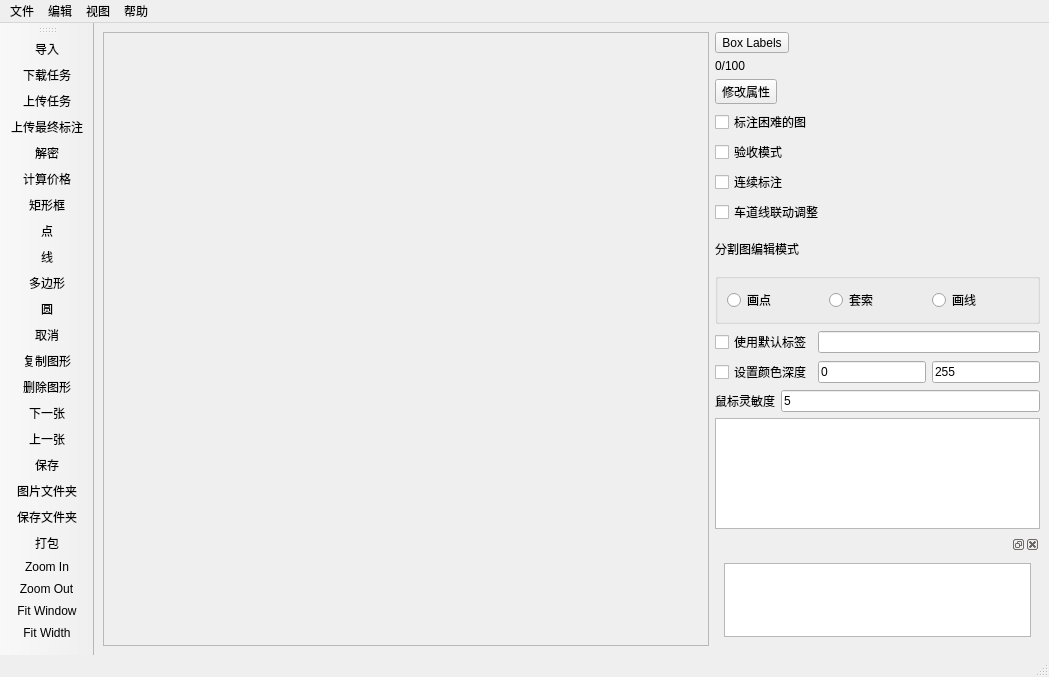
<?xml version="1.0" encoding="UTF-8"?>
<ui version="4.0">
 <class>MainWindow</class>
 <widget class="QMainWindow" name="MainWindow">
  <property name="geometry">
   <rect>
    <x>0</x>
    <y>0</y>
    <width>1049</width>
    <height>677</height>
   </rect>
  </property>
  <property name="windowTitle">
   <string>MainWindow</string>
  </property>
  <widget class="QWidget" name="centralwidget">
   <layout class="QHBoxLayout" name="horizontalLayout_4" stretch="5,0">
    <item>
     <widget class="QScrollArea" name="scrollArea">
      <property name="widgetResizable">
       <bool>true</bool>
      </property>
      <widget class="QWidget" name="scrollAreaWidgetContents">
       <property name="geometry">
        <rect>
         <x>0</x>
         <y>0</y>
         <width>549</width>
         <height>612</height>
        </rect>
       </property>
      </widget>
     </widget>
    </item>
    <item>
     <layout class="QVBoxLayout" name="verticalLayout_2" stretch="0,0,0,0,0">
      <item>
       <widget class="QToolButton" name="toolButton_2">
        <property name="text">
         <string>Box Labels</string>
        </property>
       </widget>
      </item>
      <item>
       <widget class="QLabel" name="label_4">
        <property name="text">
         <string>0/100</string>
        </property>
       </widget>
      </item>
      <item>
       <widget class="QToolButton" name="toolButton">
        <property name="text">
         <string>修改属性</string>
        </property>
       </widget>
      </item>
      <item>
       <layout class="QVBoxLayout" name="verticalLayout_3">
        <item>
         <widget class="QCheckBox" name="checkBox">
          <property name="text">
           <string>标注困难的图</string>
          </property>
         </widget>
        </item>
        <item>
         <widget class="QCheckBox" name="checkBox_2">
          <property name="text">
           <string>验收模式</string>
          </property>
         </widget>
        </item>
        <item>
         <widget class="QCheckBox" name="checkBox_4">
          <property name="text">
           <string>连续标注</string>
          </property>
         </widget>
        </item>
        <item>
         <widget class="QCheckBox" name="checkBox_3">
          <property name="text">
           <string>车道线联动调整</string>
          </property>
         </widget>
        </item>
       </layout>
      </item>
      <item>
       <layout class="QVBoxLayout" name="verticalLayout" stretch="1,1,1,1,1,3,3">
        <item>
         <widget class="QLabel" name="label">
          <property name="text">
           <string>分割图编辑模式</string>
          </property>
         </widget>
        </item>
        <item>
         <widget class="QGroupBox" name="groupBox">
          <property name="title">
           <string/>
          </property>
          <layout class="QHBoxLayout" name="horizontalLayout">
           <item>
            <widget class="QRadioButton" name="radioButton">
             <property name="text">
              <string>画点</string>
             </property>
            </widget>
           </item>
           <item>
            <widget class="QRadioButton" name="radioButton_2">
             <property name="text">
              <string>套索</string>
             </property>
            </widget>
           </item>
           <item>
            <widget class="QRadioButton" name="radioButton_3">
             <property name="text">
              <string>画线</string>
             </property>
            </widget>
           </item>
          </layout>
         </widget>
        </item>
        <item>
         <layout class="QHBoxLayout" name="horizontalLayout_3">
          <item>
           <widget class="QCheckBox" name="checkBox_5">
            <property name="text">
             <string>使用默认标签</string>
            </property>
           </widget>
          </item>
          <item>
           <widget class="QLineEdit" name="lineEdit"/>
          </item>
         </layout>
        </item>
        <item>
         <layout class="QGridLayout" name="gridLayout">
          <item row="0" column="2">
           <widget class="QLineEdit" name="lineEdit_3">
            <property name="text">
             <string>255</string>
            </property>
           </widget>
          </item>
          <item row="0" column="0">
           <widget class="QCheckBox" name="checkBox_6">
            <property name="text">
             <string>设置颜色深度</string>
            </property>
           </widget>
          </item>
          <item row="0" column="1">
           <widget class="QLineEdit" name="lineEdit_2">
            <property name="text">
             <string>0</string>
            </property>
           </widget>
          </item>
         </layout>
        </item>
        <item>
         <layout class="QHBoxLayout" name="horizontalLayout_2">
          <item>
           <widget class="QLabel" name="label_3">
            <property name="text">
             <string>鼠标灵敏度</string>
            </property>
           </widget>
          </item>
          <item>
           <widget class="QLineEdit" name="lineEdit_4">
            <property name="text">
             <string>5</string>
            </property>
           </widget>
          </item>
         </layout>
        </item>
        <item>
         <widget class="QListWidget" name="listWidget"/>
        </item>
        <item>
         <widget class="QDockWidget" name="dockWidget_10">
          <widget class="QWidget" name="dockWidgetContents_13">
           <layout class="QVBoxLayout" name="verticalLayout_4">
            <item>
             <widget class="QListWidget" name="listWidget_2"/>
            </item>
           </layout>
          </widget>
         </widget>
        </item>
       </layout>
      </item>
     </layout>
    </item>
   </layout>
  </widget>
  <widget class="QMenuBar" name="menuBar">
   <property name="geometry">
    <rect>
     <x>0</x>
     <y>0</y>
     <width>1049</width>
     <height>23</height>
    </rect>
   </property>
   <widget class="QMenu" name="menu">
    <property name="title">
     <string>文件</string>
    </property>
    <addaction name="action"/>
    <addaction name="action_2"/>
    <addaction name="action_3"/>
    <addaction name="action_4"/>
    <addaction name="action_5"/>
    <addaction name="action_6"/>
    <addaction name="action_7"/>
    <addaction name="action_8"/>
    <addaction name="action_9"/>
    <addaction name="action_10"/>
    <addaction name="action_Ctrl_Q"/>
    <addaction name="action_Ctrl_X"/>
   </widget>
   <widget class="QMenu" name="menu_2">
    <property name="title">
     <string>编辑</string>
    </property>
    <addaction name="action_11"/>
    <addaction name="action_12"/>
    <addaction name="action_13"/>
    <addaction name="action_14"/>
    <addaction name="action_15"/>
    <addaction name="action_16"/>
    <addaction name="action_17"/>
    <addaction name="action_18"/>
    <addaction name="action_19"/>
    <addaction name="action_20"/>
    <addaction name="actionBoxLineColor"/>
   </widget>
   <widget class="QMenu" name="menu_3">
    <property name="title">
     <string>视图</string>
    </property>
    <addaction name="actionAuto_Saving"/>
    <addaction name="actionSingle_Class_Mode_Ctrl_ShIft_S"/>
    <addaction name="actionShow_Hide_Label_Panel_Ctrl_Shift_S"/>
    <addaction name="actionAdvanced_Mode"/>
    <addaction name="actionHide_RectBox"/>
    <addaction name="actionShow_RectBox"/>
    <addaction name="actionZoom_in"/>
    <addaction name="actionZoom_out"/>
    <addaction name="actionOriginal_size"/>
    <addaction name="actionFit_Window_2"/>
    <addaction name="actionFit_Width_2"/>
   </widget>
   <widget class="QMenu" name="menu_4">
    <property name="title">
     <string>帮助</string>
    </property>
    <addaction name="action_21"/>
    <addaction name="action_22"/>
   </widget>
   <addaction name="menu"/>
   <addaction name="menu_2"/>
   <addaction name="menu_3"/>
   <addaction name="menu_4"/>
  </widget>
  <widget class="QToolBar" name="toolBar">
   <property name="windowTitle">
    <string>toolBar</string>
   </property>
   <property name="iconSize">
    <size>
     <width>24</width>
     <height>24</height>
    </size>
   </property>
   <attribute name="toolBarArea">
    <enum>LeftToolBarArea</enum>
   </attribute>
   <attribute name="toolBarBreak">
    <bool>false</bool>
   </attribute>
   <addaction name="action_24"/>
   <addaction name="action_25"/>
   <addaction name="action_26"/>
   <addaction name="action_27"/>
   <addaction name="action_28"/>
   <addaction name="action_29"/>
   <addaction name="action_30"/>
   <addaction name="action_31"/>
   <addaction name="action_32"/>
   <addaction name="action_33"/>
   <addaction name="action_34"/>
   <addaction name="action_35"/>
   <addaction name="action_36"/>
   <addaction name="action_37"/>
   <addaction name="action_38"/>
   <addaction name="action_39"/>
   <addaction name="action_40"/>
   <addaction name="action_41"/>
   <addaction name="action_42"/>
   <addaction name="action_43"/>
   <addaction name="actionZoom_In"/>
   <addaction name="actionZoom_Out"/>
   <addaction name="actionFit_Window"/>
   <addaction name="actionFit_Width"/>
  </widget>
  <widget class="QStatusBar" name="statusBar"/>
  <action name="action">
   <property name="text">
    <string>导入</string>
   </property>
  </action>
  <action name="action_2">
   <property name="text">
    <string>图片文件夹</string>
   </property>
  </action>
  <action name="action_3">
   <property name="text">
    <string>保存文件夹</string>
   </property>
  </action>
  <action name="action_4">
   <property name="text">
    <string>最近访问</string>
   </property>
  </action>
  <action name="action_5">
   <property name="text">
    <string>保存                        Ctrl+S</string>
   </property>
  </action>
  <action name="action_6">
   <property name="text">
    <string>另存为                     Ctrl+Shift+S</string>
   </property>
  </action>
  <action name="action_7">
   <property name="text">
    <string>下一张                     Right</string>
   </property>
  </action>
  <action name="action_8">
   <property name="text">
    <string>上一张                     Left</string>
   </property>
  </action>
  <action name="action_9">
   <property name="text">
    <string>关闭文件</string>
   </property>
  </action>
  <action name="action_10">
   <property name="text">
    <string>重置</string>
   </property>
  </action>
  <action name="action_Ctrl_Q">
   <property name="text">
    <string>修改多边形               Ctrl+Q</string>
   </property>
  </action>
  <action name="action_Ctrl_X">
   <property name="text">
    <string>删除多边形               Ctrl+X</string>
   </property>
  </action>
  <action name="action_11">
   <property name="text">
    <string>矩形框</string>
   </property>
  </action>
  <action name="action_12">
   <property name="text">
    <string>线                          L</string>
   </property>
  </action>
  <action name="action_13">
   <property name="text">
    <string>多边形                    Ctrl+A</string>
   </property>
  </action>
  <action name="action_14">
   <property name="text">
    <string>圆                          Ctrl+W</string>
   </property>
  </action>
  <action name="action_15">
   <property name="text">
    <string>添加交通标志           Up</string>
   </property>
  </action>
  <action name="action_16">
   <property name="text">
    <string>删除交通标志           Down</string>
   </property>
  </action>
  <action name="action_17">
   <property name="text">
    <string>取消                       Ctrl+Z</string>
   </property>
  </action>
  <action name="action_18">
   <property name="text">
    <string>修改属性                 Ctrl+E</string>
   </property>
  </action>
  <action name="action_19">
   <property name="text">
    <string>复制图形                 Ctrl+C</string>
   </property>
  </action>
  <action name="action_20">
   <property name="text">
    <string>删除图形                 Del</string>
   </property>
  </action>
  <action name="actionBoxLineColor">
   <property name="text">
    <string>BoxLineColor         Ctrl+L</string>
   </property>
  </action>
  <action name="action_21">
   <property name="text">
    <string>软件信息</string>
   </property>
  </action>
  <action name="action_22">
   <property name="text">
    <string>检查更新</string>
   </property>
  </action>
  <action name="actionAuto_Saving">
   <property name="text">
    <string>Auto Saving</string>
   </property>
  </action>
  <action name="actionSingle_Class_Mode_Ctrl_ShIft_S">
   <property name="text">
    <string>Single Class Mode              Ctrl+ShIft+S</string>
   </property>
  </action>
  <action name="actionShow_Hide_Label_Panel_Ctrl_Shift_S">
   <property name="text">
    <string>Show/Hide  Label Panel       Ctrl+Shift+S</string>
   </property>
  </action>
  <action name="actionAdvanced_Mode">
   <property name="text">
    <string>Advanced Mode                 Ctrl+Shift+A</string>
   </property>
  </action>
  <action name="actionHide_RectBox">
   <property name="text">
    <string>Hide RectBox</string>
   </property>
  </action>
  <action name="actionShow_RectBox">
   <property name="text">
    <string>Show RectBox</string>
   </property>
  </action>
  <action name="actionZoom_in">
   <property name="text">
    <string>Zoom in                             Ctrl++</string>
   </property>
  </action>
  <action name="actionZoom_out">
   <property name="text">
    <string>Zoom out                           Ctrl++</string>
   </property>
  </action>
  <action name="action_24">
   <property name="text">
    <string>导入</string>
   </property>
   <property name="toolTip">
    <string>导入</string>
   </property>
  </action>
  <action name="action_25">
   <property name="text">
    <string>下载任务</string>
   </property>
   <property name="toolTip">
    <string>下载任务</string>
   </property>
  </action>
  <action name="action_26">
   <property name="text">
    <string>上传任务</string>
   </property>
   <property name="toolTip">
    <string>package the xml file</string>
   </property>
  </action>
  <action name="action_27">
   <property name="text">
    <string>上传最终标注</string>
   </property>
   <property name="toolTip">
    <string>上传最终标注</string>
   </property>
  </action>
  <action name="action_28">
   <property name="text">
    <string>解密</string>
   </property>
   <property name="toolTip">
    <string>解密</string>
   </property>
  </action>
  <action name="action_29">
   <property name="text">
    <string>计算价格</string>
   </property>
   <property name="toolTip">
    <string>计算价格</string>
   </property>
  </action>
  <action name="action_30">
   <property name="text">
    <string>矩形框</string>
   </property>
   <property name="toolTip">
    <string>矩形框</string>
   </property>
  </action>
  <action name="action_31">
   <property name="text">
    <string>点</string>
   </property>
   <property name="toolTip">
    <string>点</string>
   </property>
  </action>
  <action name="action_32">
   <property name="text">
    <string>线</string>
   </property>
   <property name="toolTip">
    <string>线</string>
   </property>
  </action>
  <action name="action_33">
   <property name="text">
    <string>多边形</string>
   </property>
   <property name="toolTip">
    <string>多边形</string>
   </property>
  </action>
  <action name="action_34">
   <property name="text">
    <string>圆</string>
   </property>
   <property name="toolTip">
    <string>圆</string>
   </property>
  </action>
  <action name="action_35">
   <property name="text">
    <string>取消</string>
   </property>
   <property name="toolTip">
    <string>取消</string>
   </property>
  </action>
  <action name="action_36">
   <property name="text">
    <string>复制图形</string>
   </property>
   <property name="toolTip">
    <string>复制图形</string>
   </property>
  </action>
  <action name="action_37">
   <property name="text">
    <string>删除图形</string>
   </property>
   <property name="toolTip">
    <string>删除图形</string>
   </property>
  </action>
  <action name="action_38">
   <property name="text">
    <string>下一张</string>
   </property>
   <property name="toolTip">
    <string>下一张</string>
   </property>
  </action>
  <action name="action_39">
   <property name="text">
    <string>上一张</string>
   </property>
   <property name="toolTip">
    <string>上一张</string>
   </property>
  </action>
  <action name="action_40">
   <property name="text">
    <string>保存</string>
   </property>
   <property name="toolTip">
    <string>保存</string>
   </property>
  </action>
  <action name="action_41">
   <property name="text">
    <string>图片文件夹</string>
   </property>
   <property name="toolTip">
    <string>图片文件夹</string>
   </property>
  </action>
  <action name="action_42">
   <property name="text">
    <string>保存文件夹</string>
   </property>
   <property name="toolTip">
    <string>保存文件夹</string>
   </property>
  </action>
  <action name="action_43">
   <property name="text">
    <string>打包</string>
   </property>
   <property name="toolTip">
    <string>打包</string>
   </property>
  </action>
  <action name="actionZoom_In">
   <property name="text">
    <string>Zoom In</string>
   </property>
   <property name="toolTip">
    <string>Zoom In</string>
   </property>
  </action>
  <action name="actionZoom_Out">
   <property name="text">
    <string>Zoom Out</string>
   </property>
   <property name="toolTip">
    <string>Zoom Out</string>
   </property>
  </action>
  <action name="actionFit_Window">
   <property name="text">
    <string>Fit Window</string>
   </property>
   <property name="toolTip">
    <string>Fit Window</string>
   </property>
  </action>
  <action name="actionFit_Width">
   <property name="text">
    <string>Fit Width</string>
   </property>
   <property name="toolTip">
    <string>Fit Width</string>
   </property>
  </action>
  <action name="actionOriginal_size">
   <property name="text">
    <string>Original size </string>
   </property>
  </action>
  <action name="actionFit_Window_2">
   <property name="text">
    <string>Fit Window                         Ctrl+F</string>
   </property>
  </action>
  <action name="actionFit_Width_2">
   <property name="text">
    <string>Fit Width</string>
   </property>
  </action>
 </widget>
 <resources/>
 <connections/>
</ui>
